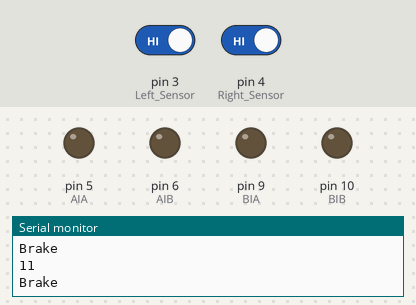
Simulated run of this sketch. Board: Arduino Uno, built with avr-gcc and run on an emulated ATmega328P. Shown: output pins drawn as LEDs (lit = HIGH), the last lines printed to the serial monitor. Inputs (shaded band) come from the test bench; at power-on: pin 3 (Left_Sensor) HIGH, pin 4 (Right_Sensor) HIGH.

Above: at 1.2 s.
1.3 s: pin 3 (Left_Sensor) driven LOW
At 2.4 s:
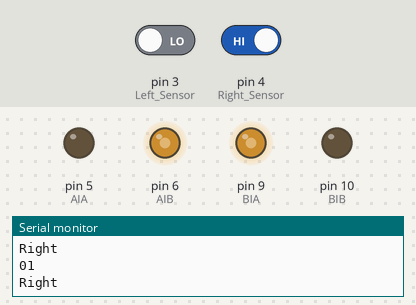
2.8 s: pin 4 (Right_Sensor) driven LOW
At 3.6 s:
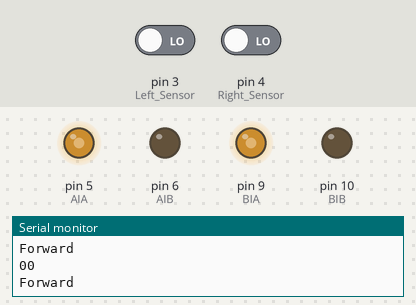
4.3 s: pin 3 (Left_Sensor) driven HIGH
At 4.7 s:
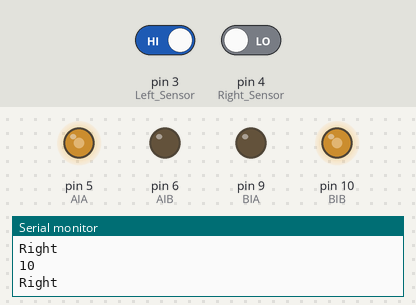
Timing chart, 0 to 7.3 s (numbered marks = the images above; inputs shaded):
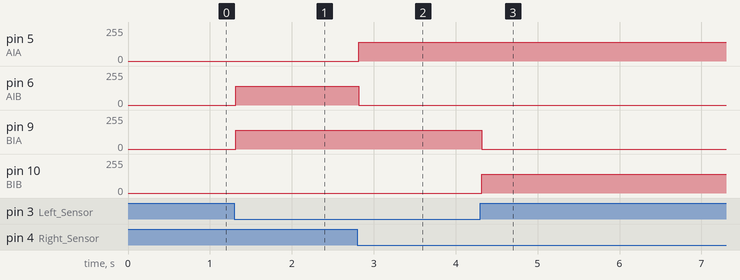

Measured:
- after the input at 1.3 s, pin 6 (AIB), pin 9 (BIA): 0/255 → 140/255 at once
- after the input at 2.8 s, pin 5 (AIA): 0/255 → 140/255 at once; pin 6 (AIB): 140/255 → 0/255 at once
- after the input at 4.3 s, pin 9 (BIA): 140/255 → 0/255 at once; pin 10 (BIB): 0/255 → 140/255 at once

The sketch:

Line_Tracer.ino
```cpp
//line tracer codes v6.0 higher speed for curve
int AIA = 5;
int AIB = 6;
int BIA = 9;
int BIB = 10;
int Left_Sensor = 3;
int Right_Sensor = 4;


void setup() {
  // put your setup code here, to run once:
  pinMode(AIA, OUTPUT);
  pinMode(AIB, OUTPUT);
  pinMode(BIA, OUTPUT);
  pinMode(BIB, OUTPUT);
  pinMode(Right_Sensor, INPUT);
  pinMode(Left_Sensor, INPUT);
  Serial.begin(9600);
}

void loop() {
  // put your main code here, to run repeatedly:
  int R, L;
  R= digitalRead(Right_Sensor);
  L= digitalRead(Left_Sensor);
  Serial.print(L);
  Serial.println(R);

  if(R ==0 && L==0)  {
    Serial.println("Forward");
    forward(140);
  }
  else if(R ==1 && L==0)   {
    Serial.println("Right");
    R_turn(140);
  }
  else if(R ==0 && L==1)  {
    Serial.println("Right");
    L_turn(140);
   }
  else if(R ==1 && L==1)  {
    Serial.println("Brake");
    brake();
    ///delay(4000);
  }
}


void forward(int X) {
  analogWrite(AIA, X);
  analogWrite(AIB, 0);
  analogWrite(BIA, X);
  analogWrite(BIB, 0);
  delay(5);
}

void R_turn(int Y) {
  analogWrite(AIA, 0);
  analogWrite(AIB, Y);
  analogWrite(BIA, Y);
  analogWrite(BIB, 0);
  delay(5);
}

void L_turn(int Z) {
  analogWrite(AIA, Z);
  analogWrite(AIB, 0);
  analogWrite(BIA, 0);
  analogWrite(BIB, Z);
  delay(5);
}

void brake() {
  analogWrite(AIA, 0);
  analogWrite(AIB, 0);
  analogWrite(BIA, 0);
  analogWrite(BIB, 0);
  delay(5);
}
```
